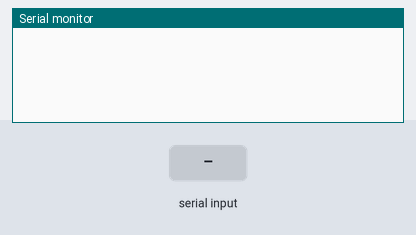
Recording of a sketch running on a simulated Arduino Uno, built with avr-gcc and run on an emulated ATmega328P. On the bench: the last lines printed to the serial monitor. The test bench sets the inputs (shaded band).

Above: at 1.2 s.
1.3 s: "r" received over Serial
At 1.8 s:
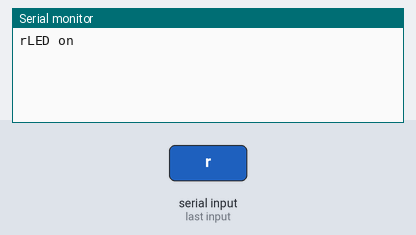
2.8 s: "1" received over Serial
At 4.2 s:
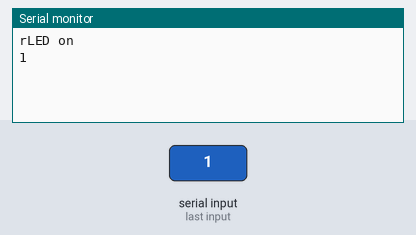

Measured:
- after the input at 1.3 s, the serial monitor: prints a new line at once (image 1)
- after the input at 2.8 s, the serial monitor: prints a new line at once (image 2)

The sketch:

serialr.ino
```cpp
char data;
int LED = 6;

void setup() {
  // put your setup code here, to run once:
  Serial.begin(9600);
}

void loop() {
  // put your main code here, to run repeatedly:
  while(Serial.available())
  {
    data = Serial.read();
    Serial.write(data);
    if( data == 'r')
    {
      digitalWrite(LED, HIGH);
      Serial.write("LED on \n");
      delay(1000);
      digitalWrite(LED, LOW);
    }

    delay(10);
  }

}
```
